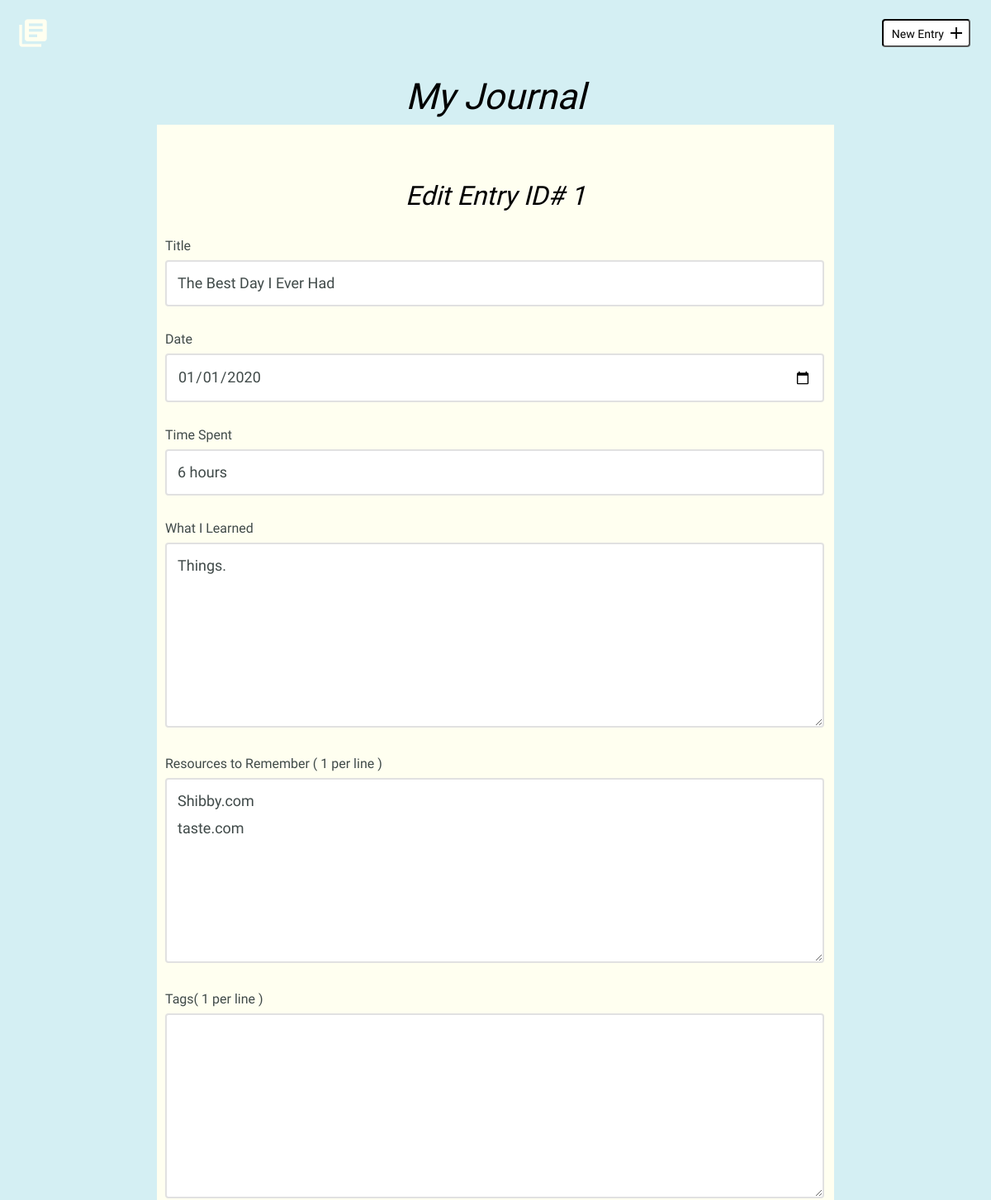
Page /edit.php?entryID=1 (upper part) on the earlier database version.
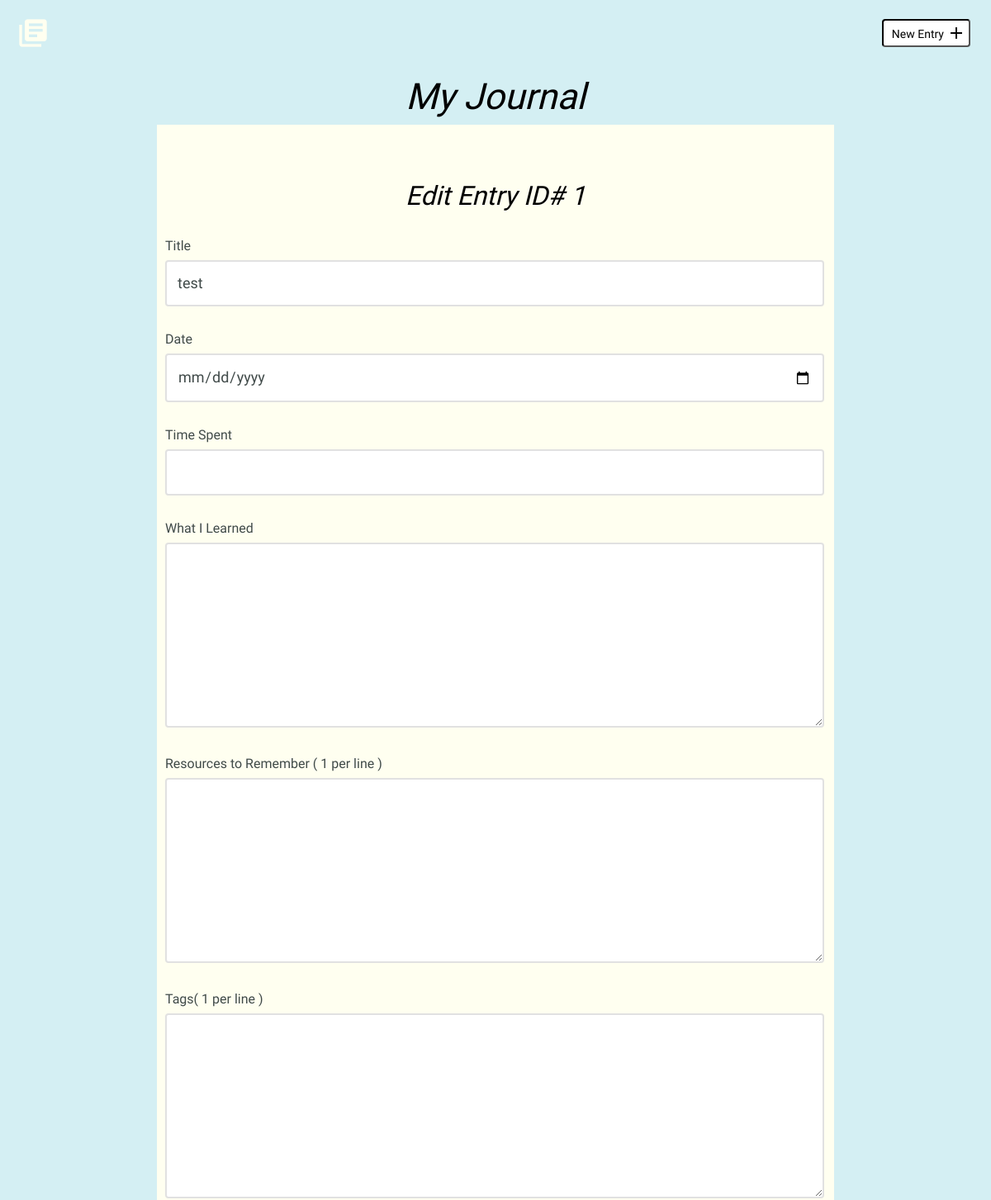
Same page on the later database version.
### tables this page shows
CREATE TABLE "entries" (
	"id"	INTEGER,
	"title"	TEXT,
	"date"	TEXT,
	"time_spent"	TEXT,
	"learned"	BLOB,
	"resources"	BLOB,
	PRIMARY KEY("id")
);

### inc/functions.php (called while the page is built, shortened)
<?php
function isEditEntry()
{
    if (stripos($_SERVER['SCRIPT_NAME'], 'edit.php')) {
        return TRUE;
    }
    return FALSE;
}

### inc/Class_SqliteCommunicator.php (called while the page is built, shortened)
<?php
class Class_SqliteCommunicator
{
    private $pdo;
    private $dsn = NULL;
    private $dbUser = NULL;
    private $dbPass = NULL;
    public function __construct($dbUser = NULL, $dbPass = NULL)
    {
        $this->dbUser = $dbUser;
        $this->dbPass = $dbPass;
    }
    public function setPdoConnection(){
        try {
            if ($this->pdo === NULL) {
                if ($this->dbUser === NULL && $this->dbPass === NULL) {
                    $this->pdo = new PDO("sqlite:".$this->dsn);
                    $this->pdo->setAttribute(PDO::ATTR_ERRMODE,PDO::ERRMODE_EXCEPTION);
                    $this->pdo->exec( 'PRAGMA foreign_keys = ON;' );
                }
                else{
                    $this->pdo = new PDO($this->dsn, $this->dbUser, $this->dbPass);
                    $this->pdo->setAttribute(PDO::ATTR_ERRMODE,PDO::ERRMODE_EXCEPTION);
                    $this->pdo->exec( 'PRAGMA foreign_keys = ON;' );
                }
            }
        }
        catch (PDOException $e){
            echo "Unable to connect, please contact the administrator.";
            exit;
        }
    }
    public function setDsn($dsn)
    {
        $this->dsn = $dsn;
    }
    public function prepareAndExecuteStatement( $sql, $args){
        try {
            if ($this->pdo !== NULL):
                $prepared = $this->pdo->prepare($sql);
            else:
                $this->setPdoConnection();
                $prepared = $this->pdo->prepare($sql);
            endif;
        }
        catch (PDOException $e){
            echo $e->getMessage();
        }
        return [$prepared->execute($args), $prepared];
    }
    public function getAssocRowById($id, $table)
    {
        $sql = "SELECT * FROM $table WHERE id = ?";
        $pdoSObj = $this->prepareAndExecuteStatement($sql, [$id]);
        $data = $pdoSObj[1]->fetch(PDO::FETCH_ASSOC);
        return $data;
    }
}

### edit.php (the view, shortened to what this page needs)
<?php
include('header.php');
$entryData = $sqlCom->getAssocRowById($entryID, 'entries');
?>
                    <label for="title">Title</label>
                    <input id="title" type="text" name="title" value="<?php echo $entryData['title'] ?>"/><br/>
                    <label for="date">Date</label>
                    <input id="date" type="date" name="date" value="<?php echo $entryData['date'] ?>"/><br/>
                    <label for="time-spent">Time Spent</label>
                    <input id="time-spent" type="text" name="timeSpent" value="<?php echo $entryData['time_spent'] ?>"/><br/>
                    <label for="what-i-learned">What I Learned</label>
                    <textarea id="what-i-learned" rows="5" name="whatILearned"><?php echo $entryData['learned'] ?></textarea>
                    <label for="resources-to-remember">Resources to Remember ( 1 per line )</label>
                    <textarea id="resources-to-remember" rows="5" name="resourcesToRemember"><?php echo $entryData['resources'] ?></textarea>
                    <label for="tags">Tags( 1 per line )</label>
                    <textarea id="tags" rows="5" name="tags"><?php
                    ?></textarea>
                </form>
            </div>
        </div>
    </section>
<?php
include('footer.php');
?>

Differences in the rows shown:
changed entries: title "The Best Day I Ever Had" → "test"; date "01/01/2020" → (not shown); timeSpent "6 hours" → (not shown); whatILearned "Things." → (not shown); resourcesToRemember "Shibby.com taste.com" → (not shown)
